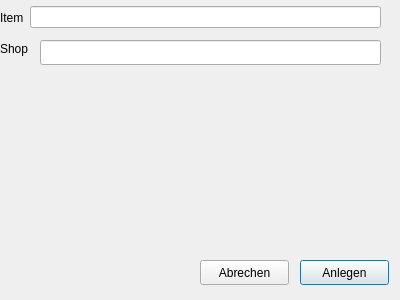
<?xml version="1.0" encoding="UTF-8"?>
<ui version="4.0">
 <class>Form</class>
 <widget class="QDialog" name="Form">
  <property name="geometry">
   <rect>
    <x>0</x>
    <y>0</y>
    <width>400</width>
    <height>300</height>
   </rect>
  </property>
  <property name="windowTitle">
   <string>Dialog</string>
  </property>
  <widget class="QPushButton" name="pushButton">
   <property name="geometry">
    <rect>
     <x>300</x>
     <y>260</y>
     <width>89</width>
     <height>25</height>
    </rect>
   </property>
   <property name="text">
    <string>Anlegen</string>
   </property>
  </widget>
  <widget class="QPushButton" name="pushButton_2">
   <property name="geometry">
    <rect>
     <x>200</x>
     <y>260</y>
     <width>89</width>
     <height>25</height>
    </rect>
   </property>
   <property name="text">
    <string>Abrechen</string>
   </property>
  </widget>
  <widget class="QWidget" name="layoutWidget">
   <property name="geometry">
    <rect>
     <x>0</x>
     <y>4</y>
     <width>381</width>
     <height>27</height>
    </rect>
   </property>
   <layout class="QHBoxLayout" name="horizontalLayout">
    <item>
     <widget class="QLabel" name="label">
      <property name="text">
       <string>Item</string>
      </property>
     </widget>
    </item>
    <item>
     <widget class="QLineEdit" name="lineEdit"/>
    </item>
   </layout>
  </widget>
  <widget class="QLabel" name="label_2">
   <property name="geometry">
    <rect>
     <x>0</x>
     <y>40</y>
     <width>41</width>
     <height>17</height>
    </rect>
   </property>
   <property name="text">
    <string>Shop</string>
   </property>
  </widget>
  <widget class="QLineEdit" name="lineEdit_2">
   <property name="geometry">
    <rect>
     <x>40</x>
     <y>40</y>
     <width>341</width>
     <height>25</height>
    </rect>
   </property>
  </widget>
 </widget>
 <resources/>
 <connections/>
</ui>
